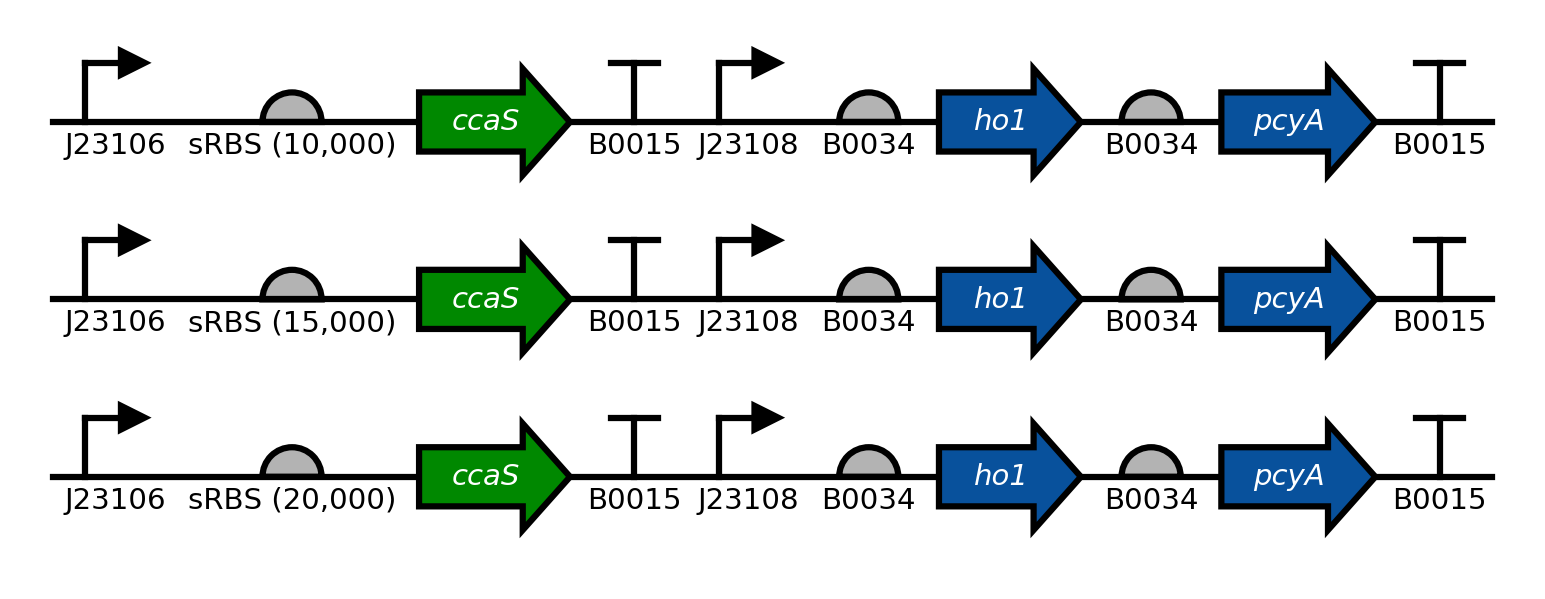

Write the Python code that produced this figure.
import benchlingclient
import benchling2sbolv

# Specify benchling key
benchlingclient.LOGIN_KEY = 'write_your_key_here!'

# Plot many sequences
# Sequence names are 'pSR43_2', 'pSR43_3', 'pSR43_4'.
# From bases 700 to 5200
# Colors and label colors for CDSs ho1, pcyA, and sfgfp are custom.
# Save as "example_many_seqs.png"
seq = benchling2sbolv.plot_sequences(
    seq_names=['pSR43_2', 'pSR43_3', 'pSR43_4'],
    start_position=700,
    end_position=5200,
    cds_colors={'ho1': '#08519c',
                'pcyA': '#08519c',
                'ccaS': '#008800',
                },
    cds_label_colors={'ho1': '#ffffff',
                       'pcyA': '#ffffff',
                       'ccaS': '#ffffff',
                       },
    savefig='example_many_seqs.png')
